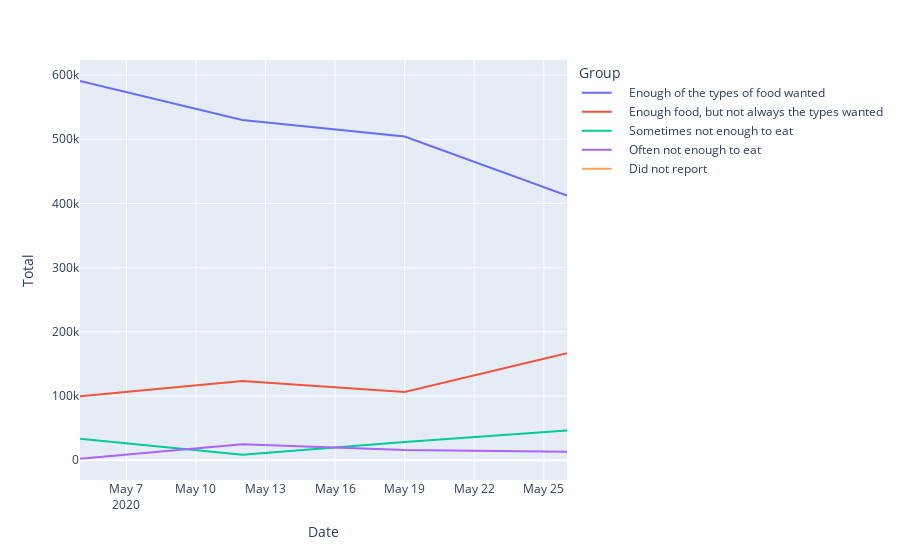

The cell this chart's notebook holds for it:
### Code cell
fig = px.line(food_df[food_df["Location"] == "Seattle_Metro_Area"], x = "Date", y = "Total", color = "Group")
fig.show()

### Figure 1 — Plotly figure (JSON) as saved in the notebook; plotly's stock layout.template omitted (floating-point values rounded to 4 significant figures)
{"data": [{"hovertemplate": "Group=    Enough of the types of food wanted<br>Date=%{x}<br>Total=%{y}<extra></extra>", "legendgroup": "    Enough of the types of food wanted", "line": {"color": "#636efa", "dash": "solid"}, "mode": "lines", "name": "    Enough of the types of food wanted", "orientation": "v", "showlegend": true, "type": "scatter", "x": ["2020-05-05", "2020-05-12", "2020-05-19", "2020-05-26"], "xaxis": "x", "y": [590820, 530133, 504290, 412103], "yaxis": "y"}, {"hovertemplate": "Group=    Enough food, but not always the types wanted<br>Date=%{x}<br>Total=%{y}<extra></extra>", "legendgroup": "    Enough food, but not always the types wanted", "line": {"color": "#EF553B", "dash": "solid"}, "mode": "lines", "name": "    Enough food, but not always the types wanted", "orientation": "v", "showlegend": true, "type": "scatter", "x": ["2020-05-05", "2020-05-12", "2020-05-19", "2020-05-26"], "xaxis": "x", "y": [99431, 123473, 106088, 166679], "yaxis": "y"}, {"hovertemplate": "Group=    Sometimes not enough to eat<br>Date=%{x}<br>Total=%{y}<extra></extra>", "legendgroup": "    Sometimes not enough to eat", "line": {"color": "#00cc96", "dash": "solid"}, "mode": "lines", "name": "    Sometimes not enough to eat", "orientation": "v", "showlegend": true, "type": "scatter", "x": ["2020-05-05", "2020-05-12", "2020-05-19", "2020-05-26"], "xaxis": "x", "y": [33153, 8500, 28100, 46300], "yaxis": "y"}, {"hovertemplate": "Group=    Often not enough to eat<br>Date=%{x}<br>Total=%{y}<extra></extra>", "legendgroup": "    Often not enough to eat", "line": {"color": "#ab63fa", "dash": "solid"}, "mode": "lines", "name": "    Often not enough to eat", "orientation": "v", "showlegend": true, "type": "scatter", "x": ["2020-05-05", "2020-05-12", "2020-05-19", "2020-05-26"], "xaxis": "x", "y": [2221, 24684, 15972, 13122], "yaxis": "y"}, {"hovertemplate": "Group=    Did not report<br>Date=%{x}<br>Total=%{y}<extra></extra>", "legendgroup": "    Did not report", "line": {"color": "#FFA15A", "dash": "solid"}, "mode": "lines", "name": "    Did not report", "orientation": "v", "showlegend": true, "type": "scatter", "x": ["2020-05-05", "2020-05-12", "2020-05-19", "2020-05-26"], "xaxis": "x", "y": [null, null, null, 1768], "yaxis": "y"}], "layout": {"autosize": true, "legend": {"title": {"text": "Group"}, "tracegroupgap": 0}, "margin": {"t": 60}, "xaxis": {"anchor": "y", "autorange": true, "domain": [0, 1], "range": ["2020-05-05", "2020-05-26"], "title": {"text": "Date"}, "type": "date"}, "yaxis": {"anchor": "x", "autorange": true, "domain": [0, 1], "range": [-30960.0, 623500.0], "title": {"text": "Total"}, "type": "linear"}}}
